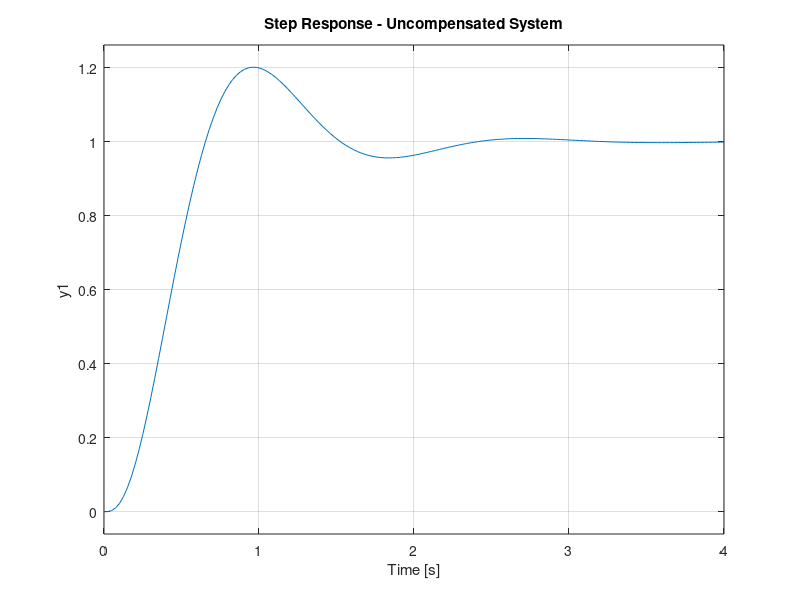

This figure's MATLAB source: (Note: this script raises an error after producing the figure.)
clc;
clear;
close all;
%% 

%% Part (a): Uncompensated System Analysis

% Given open-loop system
s = tf('s');
G = (200) / (s*(s + 6)*(s + 10));  % Uncompensated transfer function
T = feedback(G, 1);         % Closed-loop transfer function

% Transient response analysis
figure;
step(T);
title('Step Response - Uncompensated System');
grid on;

% Calculate performance metrics
S = stepinfo(T);
Kv = dcgain(s*G);    % Velocity error constant using dcgain for s*G

fprintf('\n--- Uncompensated System Performance ---\n');
fprintf('Rise Time: %.4f sec\n', S.RiseTime);
fprintf('Settling Time: %.4f sec\n', S.SettlingTime);
fprintf('Overshoot: %.2f %%\n', S.Overshoot);
fprintf('Kv (Velocity Error Constant): %.4f\n', Kv);

%% Part (b): Root Locus and Desired Pole Selection
figure;
rlocus(G);
title('Root Locus - Uncompensated System');
grid on;

OS = 0.15;
zeta = -log(OS)/sqrt(pi^2 + log(OS)^2);
wn = 4 / (zeta * S.SettlingTime);
wn_new = 2 * wn;

sigma = zeta * wn_new;
wd = wn_new * sqrt(1 - zeta^2);
p_desired = -sigma + 1i*wd;

hold on;
plot(real(p_desired), imag(p_desired), 'rx', 'MarkerSize', 10);

%% Part (c): Lead Compensator Design

% Choose compensator zero and pole based on angle method
C_lead = (s + 4) / (s + 20);   % Adjusted based on angle criterion
G_lead = C_lead * G;

% Verify new root locus
figure;
rlocus(G_lead);
title('Root Locus with Lead Compensator');
grid on;

% Use rlocfind to choose gain placing pole at p_desired
[K_lead, ~] = rlocfind(G_lead);
T_lead = feedback(K_lead * G_lead, 1);

% Lag Compensator Design (10x Kv improvement)
C_lag = (s + 0.05) / (s + 0.005);
C_total = K_lead * C_lead * C_lag;
G_comp = C_total * G;
T_comp = feedback(G_comp, 1);

% Step Response Comparison
figure;
step(T, 'b', T_lead, 'r', T_comp, 'g');
legend('Uncompensated', 'Lead Only', 'Lead-Lag Compensated');
title('Step Response Comparison');
grid on;

% Ramp Response Comparison
Ramp_uncomp = feedback(G/s, 1);
Ramp_comp = feedback(G_comp/s, 1);

figure;
step(Ramp_uncomp, 'b', Ramp_comp, 'g');
legend('Uncompensated', 'Lead-Lag Compensated');
title('Ramp Response Comparison');
grid on;

% Show Final Performance
S_comp = stepinfo(T_comp);
Kv_final = dcgain(s * G_comp);

fprintf('\n--- Compensated System Performance ---\n');
fprintf('Rise Time: %.4f sec\n', S_comp.RiseTime);
fprintf('Settling Time: %.4f sec\n', S_comp.SettlingTime);
fprintf('Overshoot: %.2f %%\n', S_comp.Overshoot);
fprintf('Kv (Final): %.4f\n', Kv_final);
